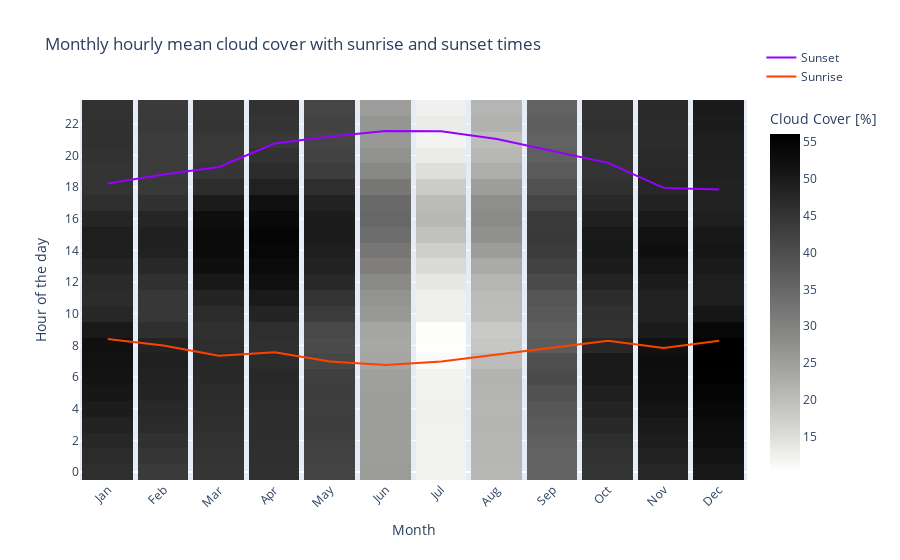

The cell this chart's notebook holds for it:
### Code cell
# Create a graph with cloud cover values plus sunrise and sunset times

# Get rid of the coding of the month/hour combination used for grouping before. 
month_values = avg_tcc['group'] // 100
hour_values = avg_tcc['group'] % 100

# Reshape the data to match the format expected by Plotly
data_reshaped = avg_tcc.values.reshape((12, 24)).T*100  # Use -1 to automatically infer the size

fig = go.Figure()

fig.add_trace(go.Heatmap(
    z=data_reshaped,
    x=list(range(12)),
    y=list(range(24)),
    xgap = 5,
    colorscale='gray_r',
    colorbar=dict(title="Cloud Cover [%]"),
    hovertemplate='Month: %{x}<br>Time:%{y}:00<br>Cloud Cover: %{z:.0f}%<extra></extra>',  # Custom hover text
))

# Set x-axis tickvals and ticktext for each month
fig.update_xaxes(
    tickvals=list(range(len(month_values))),
    ticktext=[f"{month_name}" for month_name in ["Jan", "Feb", "Mar", "Apr", "May", "Jun", "Jul", "Aug", "Sep", "Oct", "Nov", "Dec"]],
    tickmode='array',  # Use 'array' for custom tickvals and ticktext
    tickangle=-45,  # Rotate tick labels for better readability
)

# Set x-axis tickvals and ticktext for each day of the month

# Add a line for sunset times
fig.add_trace(go.Scatter(
    x=list(range(12)),
    y=[float('{:.2f}'.format(int(h) + int(m) / 60)) for h, m in [time.split(':') for time in sunset_times]],
    mode='lines',
    line=dict(color='rgb(150,0,255)', width=2),
    name='Sunset',
    hovertemplate='Month: %{x}<br>Sunset at: %{text}<extra></extra>',  # Custom hover text
    text=sunset_times
))

# Add a line for sunrise times
fig.add_trace(go.Scatter(
    x=list(range(12)),
    y=[float('{:.2f}'.format(int(h) + int(m) / 60)) for h, m in [time.split(':') for time in sunrise_times]],
    mode='lines',
    line=dict(color='rgb(255,65,0)', width=2),
    name='Sunrise',
    hovertemplate='Month: %{x}<br>Sunrise at: %{text}<extra></extra>',  # Custom hover text
    text=sunrise_times
    ))

# Update layout to show custom line in legend and set title and x axis
fig.update_layout(
    title='Monthly hourly mean cloud cover with sunrise and sunset times',
    yaxis_title='Hour of the day',
    xaxis_title='Month',
    showlegend=True,
    legend=dict(x=1.02, y=1.15),
    yaxis=dict(
        dtick=2,)
)
fig.show()

### Figure 1 — Plotly figure (JSON) as saved in the notebook; plotly's stock layout.template omitted (floating-point values rounded to 4 significant figures; data arrays with more than 128 entries replaced by an {"elided": "..."} marker saying what was removed)
{"data": [{"colorbar": {"title": {"text": "Cloud Cover [%]"}}, "colorscale": [[0, "rgb(254, 254, 253)"], [0.09091, "rgb(224, 224, 223)"], [0.1818, "rgb(197, 197, 195)"], [0.2727, "rgb(171, 171, 170)"], [0.3636, "rgb(146, 146, 145)"], [0.4545, "rgb(124, 123, 122)"], [0.5455, "rgb(102, 101, 101)"], [0.6364, "rgb(81, 80, 80)"], [0.7273, "rgb(59, 59, 59)"], [0.8182, "rgb(38, 38, 38)"], [0.9091, "rgb(16, 16, 16)"], [1, "rgb(0, 0, 0)"]], "hovertemplate": "Month: %{x}<br>Time:%{y}:00<br>Cloud Cover: %{z:.0f}%<extra></extra>", "type": "heatmap", "x": [0, 1, 2, 3, 4, 5, 6, 7, 8, 9, 10, 11], "xgap": 5, "y": [0, 1, 2, 3, 4, 5, 6, 7, 8, 9, 10, 11, 12, 13, 14, 15, 16, 17, 18, 19, 20, 21, 22, 23], "z": {"elided": "24x12 float values"}}, {"hovertemplate": "Month: %{x}<br>Sunset at: %{text}<extra></extra>", "line": {"color": "rgb(150,0,255)", "width": 2}, "mode": "lines", "name": "Sunset", "text": ["18:13", "18:48", "19:16", "20:45", "21:12", "21:33", "21:31", "21:02", "20:17", "19:32", "17:57", "17:51"], "type": "scatter", "x": [0, 1, 2, 3, 4, 5, 6, 7, 8, 9, 10, 11], "y": [18.22, 18.8, 19.27, 20.75, 21.2, 21.55, 21.52, 21.03, 20.28, 19.53, 17.95, 17.85]}, {"hovertemplate": "Month: %{x}<br>Sunrise at: %{text}<extra></extra>", "line": {"color": "rgb(255,65,0)", "width": 2}, "mode": "lines", "name": "Sunrise", "text": ["08:24", "08:00", "07:21", "07:34", "06:59", "06:46", "06:59", "07:25", "07:51", "08:18", "07:50", "08:18"], "type": "scatter", "x": [0, 1, 2, 3, 4, 5, 6, 7, 8, 9, 10, 11], "y": [8.4, 8, 7.35, 7.57, 6.98, 6.77, 6.98, 7.42, 7.85, 8.3, 7.83, 8.3]}], "layout": {"legend": {"x": 1.02, "y": 1.15}, "showlegend": true, "title": {"text": "Monthly hourly mean cloud cover with sunrise and sunset times"}, "xaxis": {"tickangle": -45, "tickmode": "array", "ticktext": ["Jan", "Feb", "Mar", "Apr", "May", "Jun", "Jul", "Aug", "Sep", "Oct", "Nov", "Dec"], "tickvals": {"elided": "288 int values"}, "title": {"text": "Month"}}, "yaxis": {"dtick": 2, "title": {"text": "Hour of the day"}}}}
